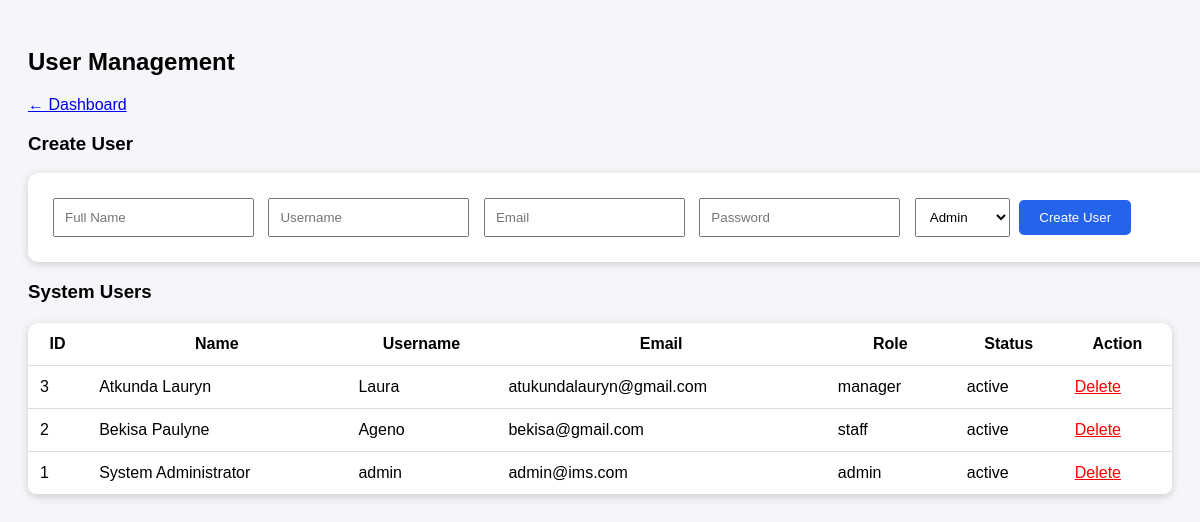
The page /Users.php (signed in) on the database its author committed.
### tables this page shows
CREATE TABLE IF NOT EXISTS `users` (
  `id` int NOT NULL AUTO_INCREMENT,
  `fullname` varchar(100) NOT NULL,
  `username` varchar(50) NOT NULL,
  `email` varchar(100) DEFAULT NULL,
  `password` varchar(255) NOT NULL,
  `role` enum('admin','manager','staff') DEFAULT 'staff',
  `status` enum('active','inactive') DEFAULT 'active',
  `created_at` timestamp NULL DEFAULT CURRENT_TIMESTAMP,
  PRIMARY KEY (`id`),
  UNIQUE KEY `username` (`username`),
  UNIQUE KEY `email` (`email`)
);

### Users.php (the view, shortened to what this page needs)
<?php
$db = getDB();
$users=$db->query("
SELECT *
FROM users
ORDER BY id DESC
")->fetchAll(PDO::FETCH_ASSOC);
?>
<!DOCTYPE html>
<html>
<head>
</head>
<body>
<h2>
User Management
</h2>
<a href="dashboard.php">
← Dashboard
</a>
<h3>
Create User
</h3>
<form method="POST">
<input
name="fullname"
placeholder="Full Name"
required
>
<input
name="username"
placeholder="Username"
required
>
<input
name="email"
placeholder="Email"
>
<input
type="password"
name="password"
placeholder="Password"
required
>
<select name="role">
<option value="admin">
Admin
</option>
</select>
<button name="add_user">
Create User
</button>
</form>
<h3>
System Users
</h3>
<table>
<tr>
<th>ID</th>
<th>Name</th>
<th>Username</th>
<th>Email</th>
<th>Role</th>
<th>Status</th>
<th>Action</th>
</tr>
<?php foreach($users as $u): ?>
<tr>
<td>
<?=$u['id']?>
</td>
<td>
<?=$u['fullname']?>
</td>
<td>
<?=$u['username']?>
</td>
<td>
<?=$u['email']?>
</td>
<td>
<?=$u['role']?>
</td>
<td>
<?=$u['status']?>
</td>
<td>
<a class="delete"
href="?delete=<?=$u['id']?>"
onclick="return confirm('Delete user?')">
Delete
</a>
</td>
</tr>
<?php endforeach; ?>
</table>
</body>
</html>

### Users.php (style rules this page uses)
body { font-family:Arial; background:#f4f6f9; padding:20px; }
form,table { background:white; padding:20px; border-radius:10px; box-shadow:0 2px 8px #ccc; width:100%; }
input,select { padding:10px; margin:5px; }
button { background:#2563eb; color:white; padding:10px 20px; border:0; border-radius:5px; }
table { border-collapse:collapse; margin-top:20px; }
th,td { padding:12px; border-bottom:1px solid #ddd; }
.delete { color:red; }

### rows shown on the page
users: id "3", fullname "Atkunda Lauryn", username "Laura", email "atukundalauryn@gmail.com", role "manager", status "active"
users: id "2", fullname "Bekisa Paulyne", username "Ageno", email "bekisa@gmail.com", role "staff", status "active"
users: id "1", fullname "System Administrator", username "admin", email "admin@ims.com", role "admin", status "active"
